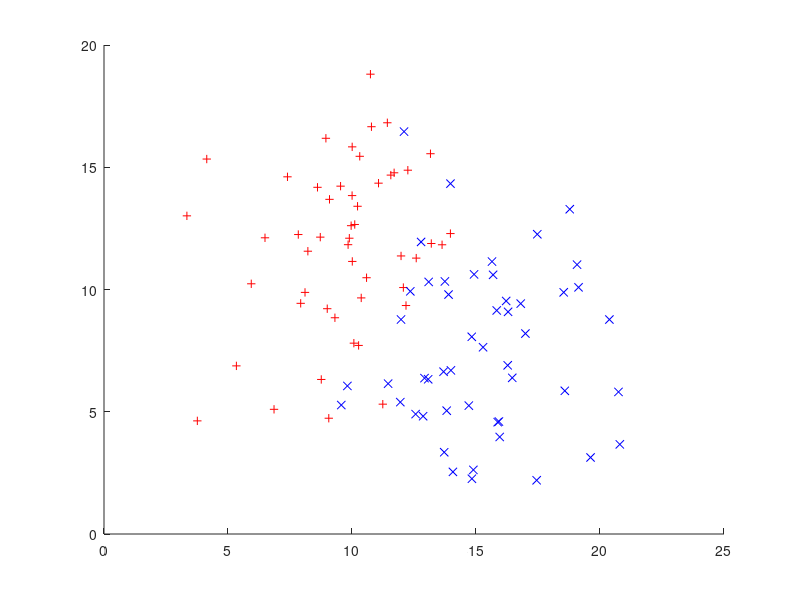

Reproduce this figure in MATLAB. (Note: this script raises an error after producing the figure.)
clc
clear all
close all
%% Read in the training dat
fileID          = fopen('homework_classify_train_2D.dat','r');
[E,countE]      = fscanf(fileID, '%f');
D               = E(3:3:end);
C               = E(2:3:end);
B               = E(1:3:end);
pt_Trainging    = [B,C,D];
fclose(fileID);

%% Read in the test dat
fileID          = fopen('homework_classify_test_2D.dat','r');
[L,countL]      = fscanf(fileID, '%f');
J               = L(3:3:end);
H               = L(2:3:end);
G               = L(1:3:end);
pt_Test         = [G,H,J];
fclose(fileID);
%% Initals
countE       = countE/3;                                            % Total training points
countL       = countL/3;                                            % Total test points
delete '2D.ps'

%%%%%%%%%%%%%%%%% K value %%%%%%%%%%%%%%%%%%%%%%%%%%%
for k = 1:2:5
K            = k;                                                   % K value 1,3,5
%%%%%%%%%%%%%%%%% K value %%%%%%%%%%%%%%%%%%%%%%%%%%%

disGrp       = zeros(countL,countE);                                % distance
minKs        = zeros(countL,K);                                     % k min points distance
minPo        = zeros(countL,K);                                     % k min points position
PCate        = ones(countL,1);                                      % test point catergory

%% test point loops
for i = 1:countL
    %% Plot the basic graph
            CV1                     = '+rxbsc^m*k';                             % Color Vector for point
            clf;
            figure(1);
            hold on;
    for m = 1:2
            PT                      = pt_Trainging(pt_Trainging(:,3) == m,:);   % Group the points by gpNum   
            plot(PT(:,1),PT(:,2),CV1(2*m-1:2*m));                               % Plot points with determined color and shape
    end
    
    %% traing point loops 
    for j = 1:countE
            % calculate the distance for each points
            X                       = (pt_Trainging(j,1) - pt_Test(i,1))^2;
            Y                       = (pt_Trainging(j,2) - pt_Test(i,2))^2;
        	disGrp(i,j)             = sqrt(X + Y);
    end
    
    %% find the K minimum distance to target test point and its postion
            [minKs(i,:),minPo(i,:)] = mink(disGrp(i,:),K);  
            
    %% calculate the total catergroy
            total                   = sum(pt_Trainging(minPo(i,:),3));
    if      total > K/2*3
            PCate(i)                = 2;
            plot(pt_Test(i,1),pt_Test(i,2),'ob');                               % Plot points with determined color and shape
    else
            PCate(i)                = 1;
            plot(pt_Test(i,1),pt_Test(i,2),'or');                               % Plot points with determined color and shape
    end

    %% plot the circle for each test point
            th = 0:pi/50:2*pi;
            xunit = minKs(i,K) * cos(th) + pt_Test(i,1);
            yunit = minKs(i,K) * sin(th) + pt_Test(i,2);
            h = plot(xunit, yunit,'green');                                     % Plot the circle for each test point
            grid on;
            title({'K=';K;'Test points=';i;})
            xlabel('x-axis');
            ylabel('y-axis');
            pause(1);
            hold off;
            print('-dpsc2','2D','-append');
end
end
